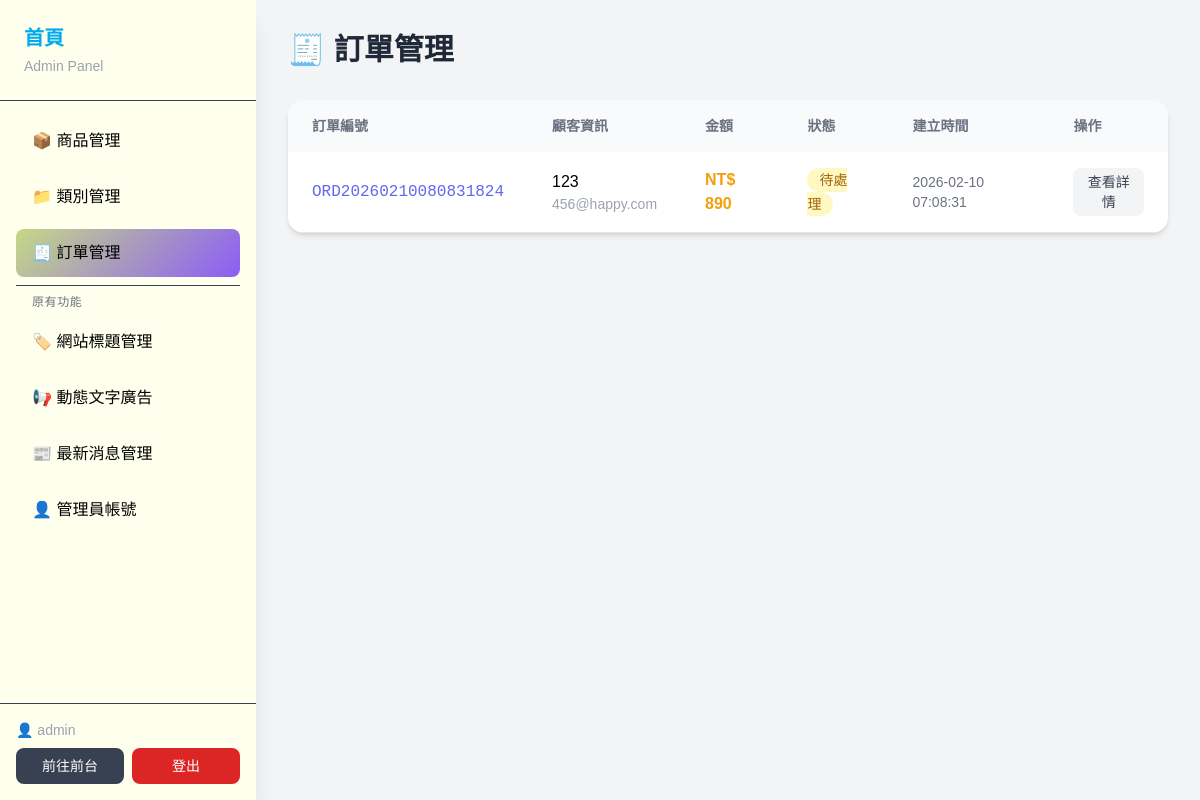
The app's page /back.php?do=orders (signed in) with its own data.
### tables this page shows
CREATE TABLE `orders` (
  `id` int(11) NOT NULL,
  `order_number` varchar(50) NOT NULL COMMENT '訂單編號 / Order number',
  `user_id` int(11) DEFAULT NULL COMMENT '用戶ID / User ID',
  `session_id` varchar(100) DEFAULT NULL COMMENT '訪客Session / Guest session',
  `total_amount` decimal(10,2) NOT NULL COMMENT '訂單總金額 / Total amount',
  `status` enum('pending','paid','shipped','completed','cancelled') DEFAULT 'pending' COMMENT '訂單狀態 / Order status',
  `customer_name` varchar(100) DEFAULT NULL COMMENT '顧客姓名 / Customer name',
  `customer_email` varchar(150) DEFAULT NULL COMMENT '顧客Email / Customer email',
  `customer_phone` varchar(20) DEFAULT NULL COMMENT '顧客電話 / Customer phone',
  `shipping_address` text DEFAULT NULL COMMENT '配送地址 / Shipping address',
  `notes` text DEFAULT NULL COMMENT '備註 / Notes',
  `created_at` timestamp NOT NULL DEFAULT current_timestamp()
);

### api/db.php (called while the page is built, shortened)
<?php
class DB {
    private $dsn = "mysql:host=localhost;dbname=aidb;charset=utf8mb4";
    private $username = 'root';
    private $password = '';
    private $table;
    private $pdo;
    public function __construct($table) {
        $this->table = $table;
        try {
            $this->pdo = new PDO($this->dsn, $this->username, $this->password);
            $this->pdo->setAttribute(PDO::ATTR_ERRMODE, PDO::ERRMODE_EXCEPTION);
        } catch (PDOException $e) {
            die("資料庫連線失敗 / Database connection failed: " . $e->getMessage());
        }
    }
    public function all(...$arg) {
        $sql = "SELECT * FROM `{$this->table}` ";
        if (isset($arg[0])) {
            if (is_array($arg[0])) {
                $tmp = $this->arrayToSql($arg[0]);
                $sql .= " WHERE " . implode(" AND ", $tmp);
            } else {
                $sql .= $arg[0];
            }
        }
        return $this->pdo->query($sql)->fetchAll(PDO::FETCH_ASSOC);
    }
    private function arrayToSql($array) {
        $tmp = [];
        foreach ($array as $key => $value) {
            $tmp[] = "`$key`='$value'";
        }
        return $tmp;
    }
}
$Order = new DB('orders');
?>

### back.php (the view, shortened to what this page needs)
<?php
include_once "./api/db.php";
$do = $_GET['do'] ?? 'products';
?>
<!DOCTYPE html>
<html lang="zh-TW">
<head>
    <script src="https://cdn.tailwindcss.com"></script>
</head>
<body class="bg-gray-100 min-h-screen">
    <div class="flex">
        <aside class="fixed left-0 top-0 h-full w-64 bg-dark text-white shadow-xl z-50" style="background:#ffe">
            <div class="p-6 border-b border-gray-700">
                <a href="index.php" class="text-xl font-bold text-white hover:text-primary transition"style="color:#0AE">
                    首頁
                </a>
                <p class="text-gray-400 text-sm mt-1">Admin Panel</p>
            </div>
            <nav class="p-4 space-y-2">
                <a href="?do=products" class="sidebar-link block px-4 py-3 rounded-lg <?= $do === 'products' ? 'active' : '' ?>" style="color:black">
                    📦 商品管理
                </a>
                <a href="?do=categories" class="sidebar-link block px-4 py-3 rounded-lg <?= $do === 'categories' ? 'active' : '' ?>" style="color:black">
                    📁 類別管理
                </a>
                <a href="?do=orders" class="sidebar-link block px-4 py-3 rounded-lg <?= $do === 'orders' ? 'active' : '' ?>" style="color:black">
                    🧾 訂單管理
                </a>
                <hr class="border-gray-700 my-4">
                <p class="text-gray-500 text-xs uppercase tracking-wider px-4 mb-2">原有功能</p>
                <a href="?do=title" class="sidebar-link block px-4 py-3 rounded-lg <?= $do === 'title' ? 'active' : '' ?>" style="color:black">
                    🏷️ 網站標題管理
                </a>
                <a href="?do=ad" class="sidebar-link block px-4 py-3 rounded-lg <?= $do === 'ad' ? 'active' : '' ?>" style="color:black">
                    📢 動態文字廣告
                </a>
                <a href="?do=news" class="sidebar-link block px-4 py-3 rounded-lg <?= $do === 'news' ? 'active' : '' ?>" style="color:black">
                    📰 最新消息管理
                </a>
                <a href="?do=admin" class="sidebar-link block px-4 py-3 rounded-lg <?= $do === 'admin' ? 'active' : '' ?>" style="color:black">
                    👤 管理員帳號
                </a>
            </nav>
            <div class="absolute bottom-0 left-0 right-0 p-4 border-t border-gray-700">
                <p class="text-gray-400 text-sm mb-2">👤 <?= $_SESSION['admin'] ?></p>
                <div class="flex gap-2">
                    <a href="index.php" class="flex-1 py-2 bg-gray-700 text-center rounded-lg text-sm hover:bg-gray-600 transition">
                        前往前台
                    </a>
                    <a href="./api/signout.php" class="flex-1 py-2 bg-red-600 text-center rounded-lg text-sm hover:bg-red-700 transition">
                        登出
                    </a>
                </div>
            </div>
        </aside>
        <main class="ml-64 flex-1 p-8">
            <?php switch ($do):
                case 'products': ?>
            <?php case 'orders': ?>
            <div class="mb-8">
                <h1 class="text-3xl font-bold text-gray-800">🧾 訂單管理</h1>
            </div>
            <?php
            $orders = $Order->all(' ORDER BY created_at DESC');
            ?>
            <div class="bg-white rounded-2xl shadow-md overflow-hidden">
                <?php if (empty($orders)): ?>
                <div class="p-12 text-center">
                    <div class="text-6xl mb-4">📋</div>
                    <p class="text-xl text-gray-500">目前沒有訂單</p>
                </div>
                <?php else: ?>
                <div class="overflow-x-auto">
                    <table class="w-full">
                        <thead>
                            <tr class="text-left text-gray-500 text-sm bg-gray-50">
                                <th class="px-6 py-4">訂單編號</th>
                                <th class="px-6 py-4">顧客資訊</th>
                                <th class="px-6 py-4">金額</th>
                                <th class="px-6 py-4">狀態</th>
                                <th class="px-6 py-4">建立時間</th>
                                <th class="px-6 py-4">操作</th>
                            </tr>
                        </thead>
                        <tbody>
                            <?php foreach ($orders as $order): ?>
                            <tr class="border-b hover:bg-gray-50">
                                <td class="px-6 py-4 font-mono text-primary">
                                    <?= $order['order_number'] ?>
                                </td>
                                <td class="px-6 py-4">
                                    <p class="font-medium"><?= htmlspecialchars($order['customer_name'] ?: '未填寫') ?></p>
                                    <p class="text-sm text-gray-400"><?= htmlspecialchars($order['customer_email']) ?></p>
                                </td>
                                <td class="px-6 py-4 font-bold text-accent">
                                    NT$ <?= number_format($order['total_amount']) ?>
                                </td>
                                <td class="px-6 py-4">
                                    <?php
                                    $statusColors = [
                                        'pending' => 'bg-yellow-100 text-yellow-700',
                                        'paid' => 'bg-blue-100 text-blue-700',
                                        'shipped' => 'bg-purple-100 text-purple-700',
                                        'completed' => 'bg-green-100 text-green-700',
                                        'cancelled' => 'bg-red-100 text-red-700'
                                    ];
                                    $statusLabels = [
                                        'pending' => '待處理',
                                        'paid' => '已付款',
                                        'shipped' => '已出貨',
                                        'completed' => '已完成',
                                        'cancelled' => '已取消'
                                    ];
                                    ?>
                                    <span class="px-3 py-1 rounded-full text-sm <?= $statusColors[$order['status']] ?>">
                                        <?= $statusLabels[$order['status']] ?>
                                    </span>
                                </td>
                                <td class="px-6 py-4 text-gray-500 text-sm">
                                    <?= $order['created_at'] ?>
                                </td>
                                <td class="px-6 py-4">
                                    <button onclick="viewOrder(<?= $order['id'] ?>)"
                                            class="px-3 py-1 bg-gray-100 text-gray-700 rounded-lg text-sm hover:bg-gray-200 transition">
                                        查看詳情
                                    </button>
                                </td>
                            </tr>
                            <?php endforeach; ?>
                        </tbody>
                    </table>
                </div>
                <?php endif; ?>
            </div>
            <?php break; ?>
            <?php endswitch; ?>
        </main>
    </div>
</body>
</html>

### back.php (style rules this page uses)
body { font-family: 'Noto Sans TC', sans-serif; }
.sidebar-link { transition: all 0.2s ease; }
.sidebar-link:hover, .sidebar-link.active { background: linear-gradient(135deg, #c6d886, #8b5cf6); color: white; }

### records on screen
orders: order_number "ORD20260210080831824", customer_name "123", customer_email "456@happy.com", total_amount "890", status "待處理", created_at "2026-02-10 07:08:31"

### other values on screen
$_SESSION['admin'] "admin"
